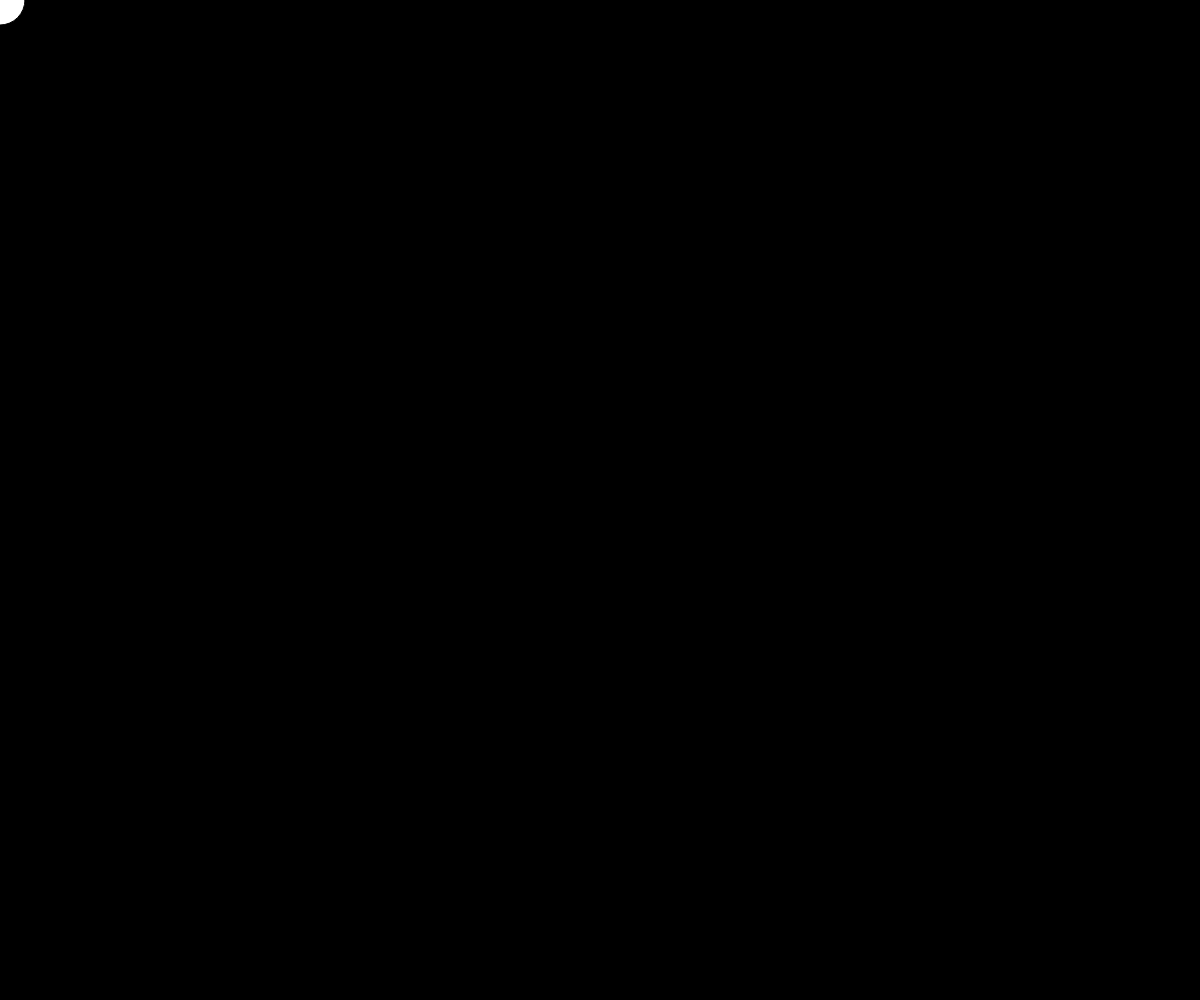
Frame 1 (no input)
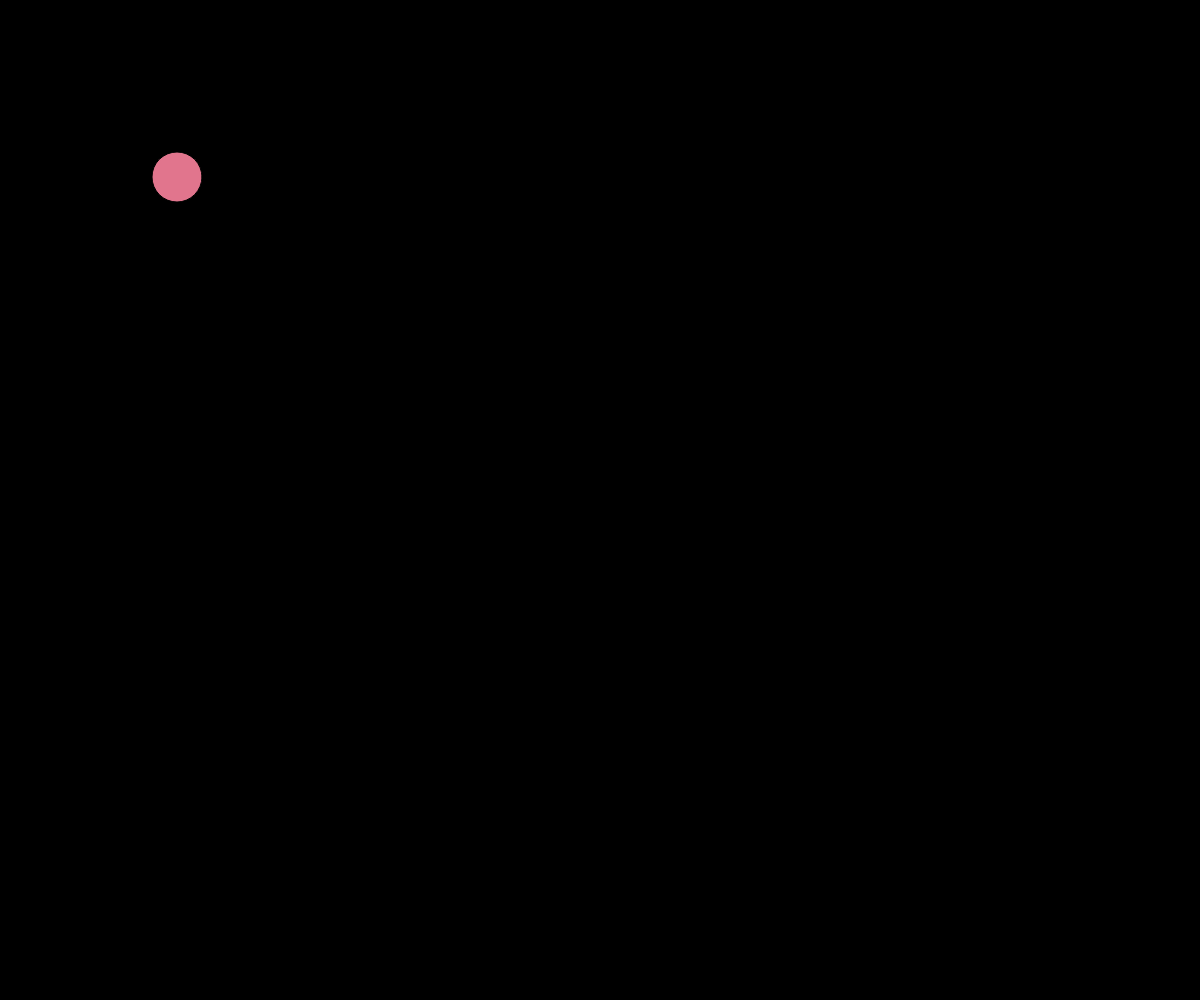
Frame 60 (no input)
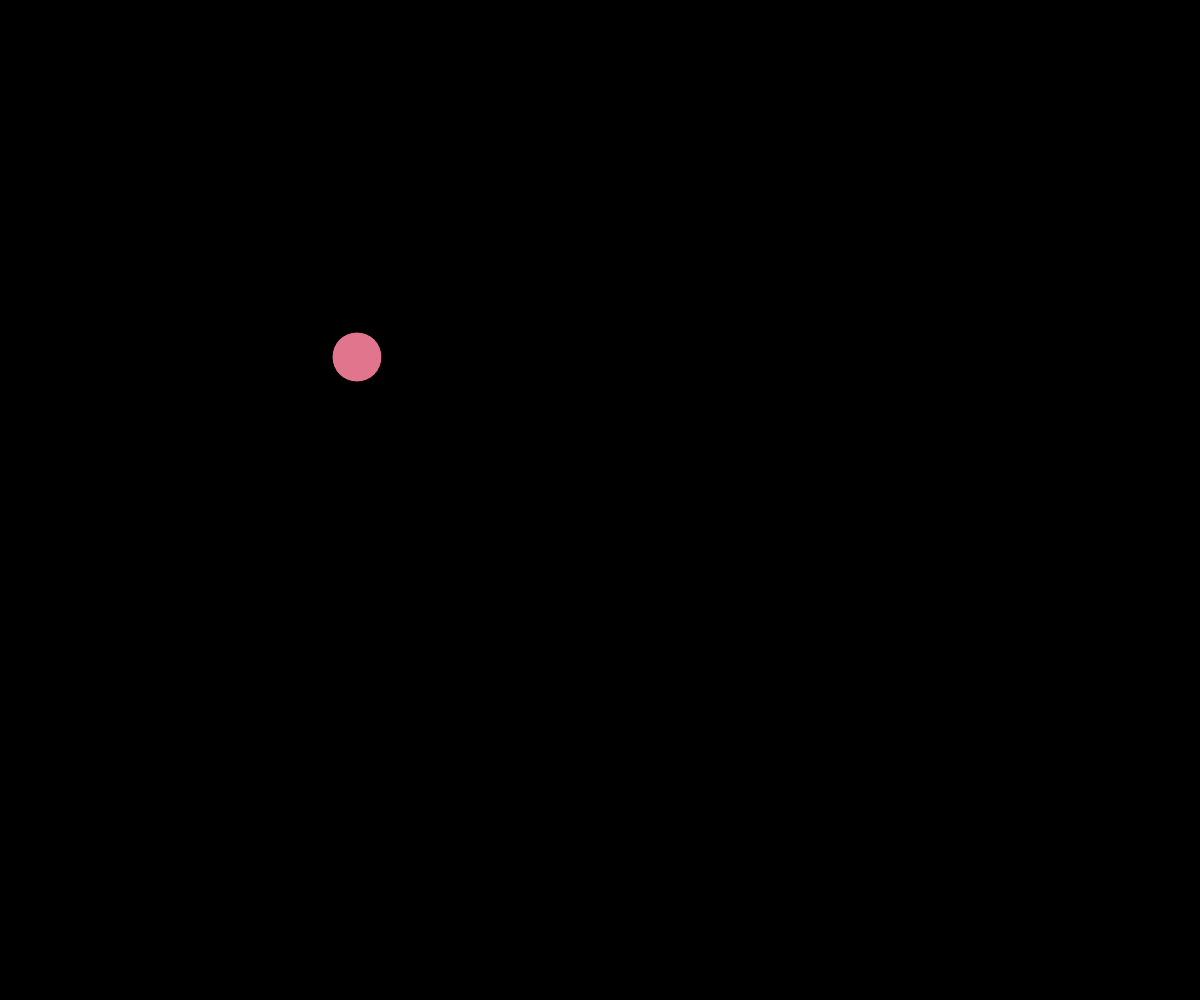
Frame 120 (the mouse pressed at the canvas centre since frame 60)

The p5.js sketch that drew these frames (run headless with seeded random() and noise() and a simulated clock; from frame 60 on, the mouse is pressed at the canvas centre):

// p5.js sketch
// ── sketch.js
let posX = 0;
let posY = 0;
let speedX = 3;
let speedY = 3;
let randomColor1 = 0;
let randomColor2 = 0;
let randomColor3 = 0;
function setup() {
  createCanvas(windowWidth, windowHeight);
}

function getColors()
{
  randomColor1 = random(255);
  randomColor2 = random(255);
  randomColor3 = random(255);
}

function draw() {
  background(0);
  if (randomColor1 != 0 || randomColor2 != 0 || randomColor3 != 0)
      fill(randomColor1, randomColor2, randomColor3);
  ellipse(posX, posY, 50);
  strokeWeight(1);
  if (posY + 25 >= height)
  {
    getColors();
    if (speedX == -3 && speedY == 3)
    {
      speedX = -3;
      speedY = -3;
    }
    else
    {
      speedX = 3;
      speedY = -3;
    }
  }
  else if (posX - 25 <= 0)
  {
    getColors();
    if (speedX == -3 && speedY == -3)
    {
      speedX = 3;
      speedY = -3;
    }
    else
    {
      speedX = 3;
      speedY = 3;
    }
  }
  else if (posX + 25 >= width)
  {
    getColors();
    if (speedX == 3 && speedY == 3)
    {
      speedX = -3;
      speedY = 3;
    }
    else {
      speedX = -3;
      speedY = -3;
    }
  }
  else if (posY - 25 <= 0)
  {
    getColors();
    if (speedX == 3 && speedY == -3)
    {
      speedX = 3;
      speedY = 3;
    }
    else{
      speedX = -3;
      speedY = 3;
    }
  }
  posX += speedX;
  posY += speedY;
}
